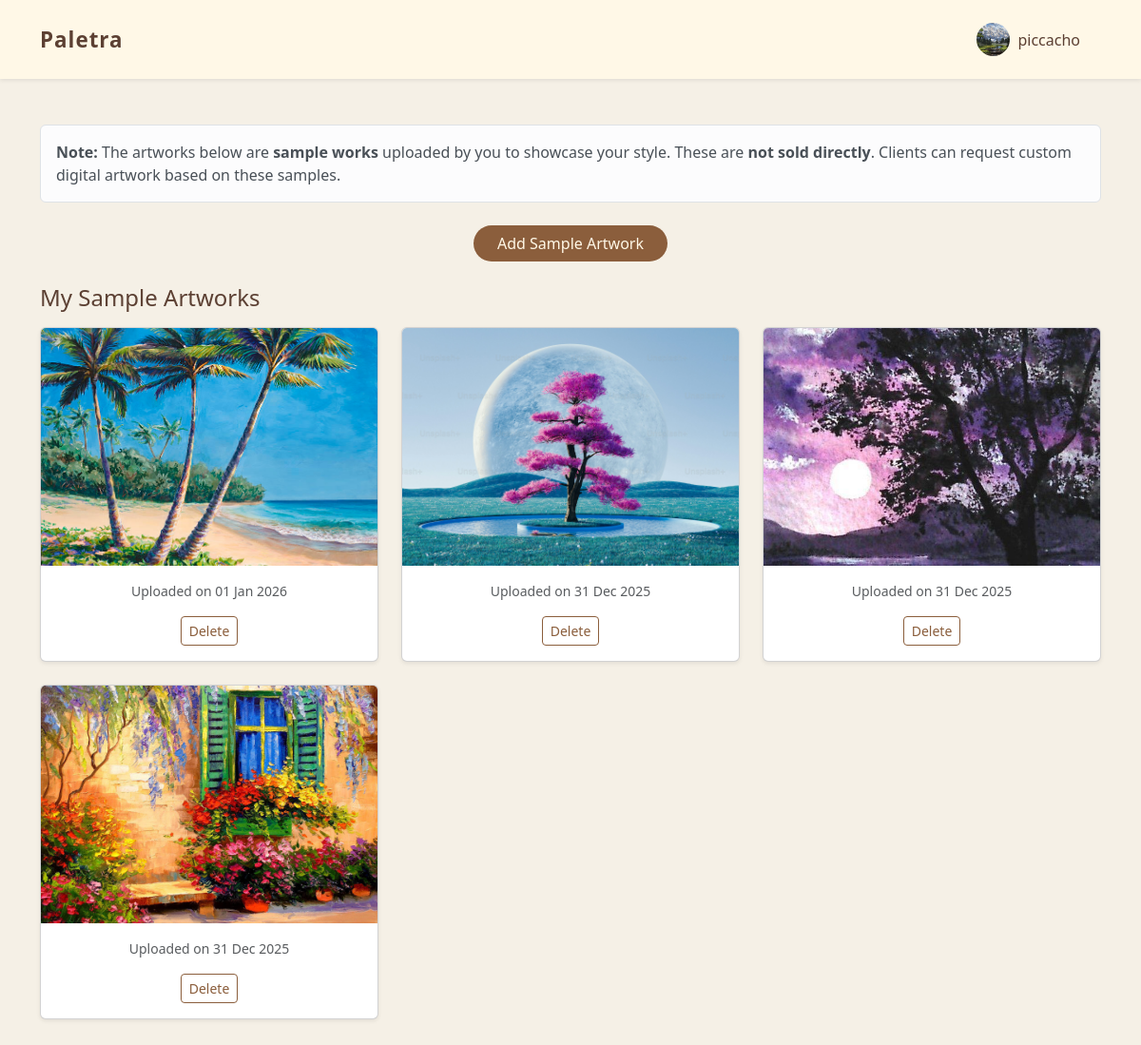
/artist_dashboard/ (signed in), run on the app's committed database.
### core_app/models.py (models this page shows, shortened)
class User(AbstractUser):
    ROLE_CHOICES = [
        ('artist', 'Artist'),
        ('client', 'Client'),
    ]
    email = models.EmailField(unique=True)  # ✅ ADD THIS
    role = models.CharField(max_length=10, choices=ROLE_CHOICES)
    name = models.CharField(max_length=150, blank=True, null=True)
    bio = models.TextField(blank=True, null=True)
    profile_image = models.ImageField(upload_to='profiles/', blank=True, null=True)
    is_profile_complete = models.BooleanField(default=False)

class Artwork(models.Model):
    artist = models.ForeignKey(
        settings.AUTH_USER_MODEL,
        on_delete=models.CASCADE,
        related_name='artworks'
    )
    image = models.ImageField(upload_to='artworks/')
    created_at = models.DateTimeField(auto_now_add=True)

### core_app/views.py (the view)
# urls.py: path('artist_dashboard/', views.artist_dashboard, name='artist_dashboard'),
@login_required
def artist_dashboard(request):
    if request.user.role != 'artist':
        return redirect('login')
    artworks = Artwork.objects.filter(artist=request.user).order_by('-created_at')
    activities = Activity.objects.filter(user=request.user).order_by('-created_at')[:10]
    return render(request, 'dashboards/artist_dashboard.html', {
        'artworks': artworks,
        'activities': activities,
        'numbers': range(1, 4),
    })

### core_app/templates/dashboards/artist_dashboard.html (shortened to what this page needs)
{% extends "masterss.html" %}
{% load static %}
{% block content %}
<div class="container py-5">
    <div class="alert alert-light border mb-4">
        <strong>Note:</strong>
        The artworks below are <b>sample works</b> uploaded by you
        to showcase your style. These are <b>not sold directly</b>.
        Clients can request custom digital artwork based on these samples.
    </div>
    <div class="mb-4 text-center">
        <a href="{% url 'add_artworks' %}" class="btn bg-primary-color text-cream rounded-pill px-4">
            Add Sample Artwork
        </a>
    </div>
    <h4 class="text-primary-color mb-3">My Sample Artworks</h4>
    <div class="row row-cols-1 row-cols-md-3 g-4">
        {% for artwork in artworks %}
        <div class="col">
            <div class="card h-100 shadow-sm text-center artwork-card">
                <img src="{{ artwork.image.url }}"
                     class="card-img-top"
                     alt="Sample Artwork"
                     style="height:250px; object-fit:cover;">
                <div class="card-body">
                    <p class="text-muted small mb-2">
                        Uploaded on {{ artwork.created_at|date:"d M Y" }}
                    </p>
                    <a href="{% url 'delete_artwork' artwork.id %}" class="btn btn-outline-danger btn-sm mt-2">
                        Delete
                    </a>
                </div>
            </div>
        </div>
        {% empty %}
        <div class="col">
            <p class="text-center text-muted">
                You haven’t added any sample artworks yet.
            </p>
        </div>
        {% endfor %}
    </div>
</div>
{% endblock %}

### core_app/templates/masterss.html (shortened to what this page needs)
<!DOCTYPE html>
<html lang="en">
<head>
    {% load static %}
    <link href="https://cdn.jsdelivr.net/npm/bootstrap@5.3.2/dist/css/bootstrap.min.css" rel="stylesheet">
    <link rel="stylesheet" href="https://cdnjs.cloudflare.com/ajax/libs/font-awesome/6.5.0/css/all.min.css"/>
</head>
<body class="{% block body_class %}{% endblock %}">
    <nav class="navbar navbar-expand-lg shadow-sm py-3">
        <div class="container">
            <a class="navbar-brand d-flex align-items-center" href="{% url 'home' %}">
                <span class="fw-semibold text-primary-color">Paletra</span>
            </a>
            <div class="collapse navbar-collapse justify-content-end" id="navbarNav">
                <ul class="navbar-nav align-items-lg-center">
                    {% if request.path == '/' %}
                        <li class="nav-item"><a class="nav-link" href="#about">About</a></li>
                        <li class="nav-item"><a class="nav-link" href="#how">How It Works</a></li>
                        {% if not request.user.is_authenticated %}
                            <li class="nav-item"><a class="nav-link" href="{% url 'login' %}">Login</a></li>
                        {% endif %}
                    {% else %}
                        {% if request.user.is_authenticated %}
                        <li class="nav-item dropdown ms-3">
                            <a class="nav-link dropdown-toggle d-flex align-items-center" href="#" role="button"
                               data-bs-toggle="dropdown" aria-expanded="false">
                                {% if request.user.profile_image %}
                                    <img src="{{ request.user.profile_image.url }}" alt="{{ request.user.name }}"
                                         class="rounded-circle" style="width:35px; height:35px; object-fit:cover; margin-right:8px;">
                                {% else %}
                                    <img src="{% static 'default-profile.png' %}" alt="Profile"
                                         class="rounded-circle" style="width:35px; height:35px; object-fit:cover; margin-right:8px;">
                                {% endif %}
                                {{ request.user.name }}
                            </a>
                        </li>
                        {% else %}
                        <li class="nav-item ms-2">
                            <a class="btn bg-primary-color rounded-pill px-4" href="{% url 'login' %}">Login</a>
                        </li>
                        {% endif %}
                    {% endif %}
                </ul>
            </div>
        </div>
    </nav>
    <main>
        {% block content %}{% endblock %}
    </main>
</body>
</html>

### core_app/templates/masterss.html (style rules this page uses)
:root { --brown-dark: #5C4033; --brown-main: #8B5E3C; --brown-light: #E6D7C3; --gold-soft: #CFAF5D; --cream: #FFF8E7; }
body { background-color: #F5F0E6; font-family: "Segoe UI", sans-serif; margin: 0; }
main { min-height: 80vh; }
.text-primary-color { color: var(--brown-dark); }
.navbar { background-color: rgba(255,248,231,0.95); backdrop-filter: blur(6px); position: relative; z-index: 1000; }
.navbar-brand span { font-size: 1.4rem; letter-spacing: 1px; }
.nav-link { color: var(--brown-dark) !important; margin-right: 14px; position: relative; transition: color 0.3s ease; }
.nav-link::after { content: ""; position: absolute; width: 0%; height: 2px; left: 0; bottom: -4px; background-color: var(--gold-soft); transition: width 0.3s ease; }
.btn.bg-primary-color { background-color: var(--brown-main); color: var(--cream); transition: all 0.3s ease; }
.dropdown-toggle::after { display: none !important; }

### core_app/templates/dashboards/artist_dashboard.html (style rules this page uses)
.btn-outline-danger { border-color: #8B5E3C; color: #8B5E3C; }

### data on the page
User: user.profile_image (picture), user.name "piccacho"
Artwork: image (picture), created_at "01 Jan 2026"
Artwork: image (picture), created_at "31 Dec 2025"
Artwork: image (picture), created_at "31 Dec 2025"
Artwork: image (picture), created_at "31 Dec 2025"
